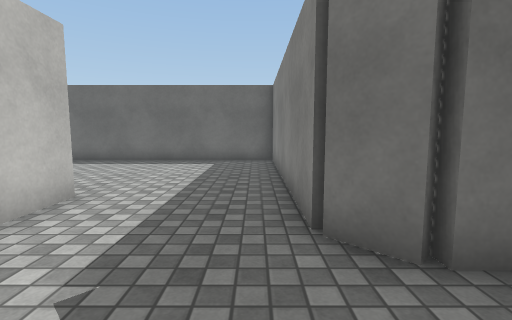
view 1 (above)

15 first-person views from a walk through a 3-D level made in the Unity game engine. The camera is 1.2 m above the floor, tilts 6° down and sees 85° across. The floor is counted in squares, 1 m on a side. Each view is taken from the middle of a square. On the plan, view 1 faces up. The plan holds only what a view shows up to about 13 squares ahead; the rest is blank. The place goes on beyond the plan. The player character is not drawn. Surface patterns are stand-ins for the level's own textures.

view 2
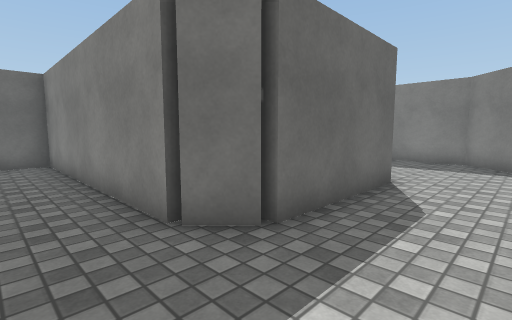

view 3
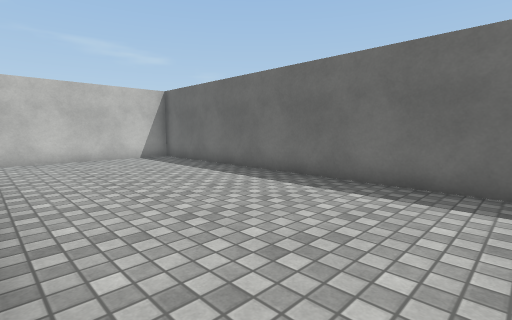

view 4
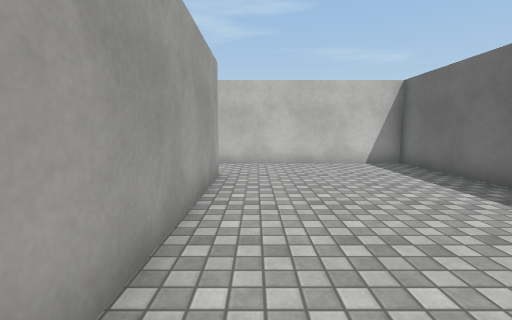

view 5
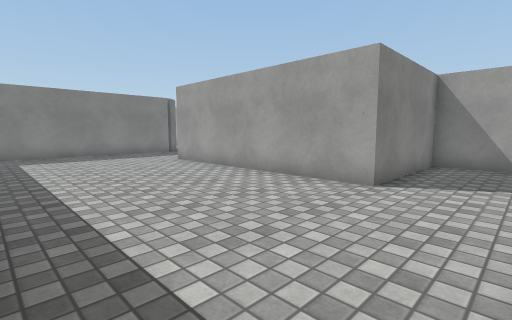

view 6
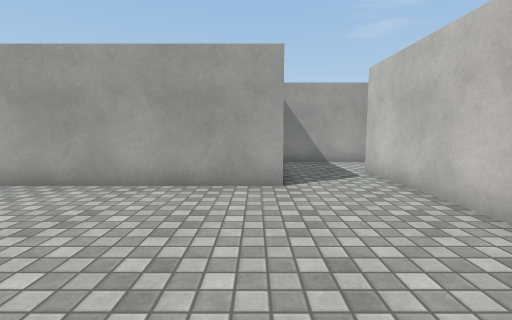

view 7
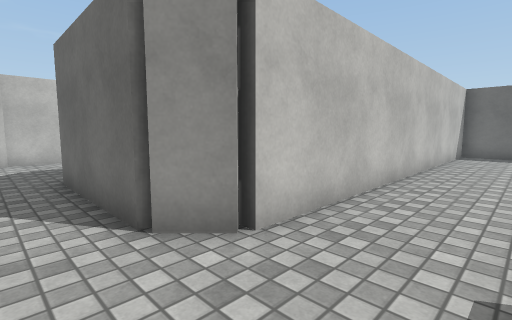

view 8
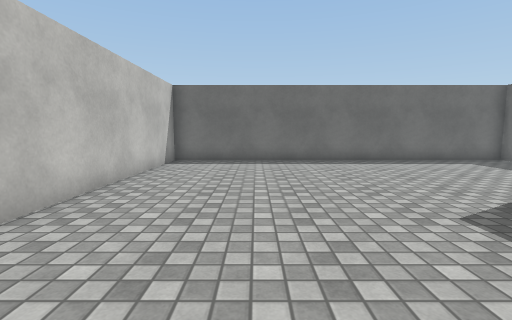

view 9
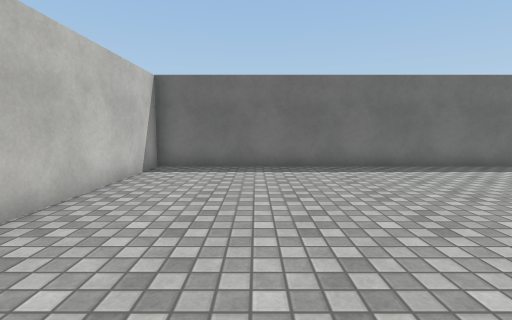

view 10
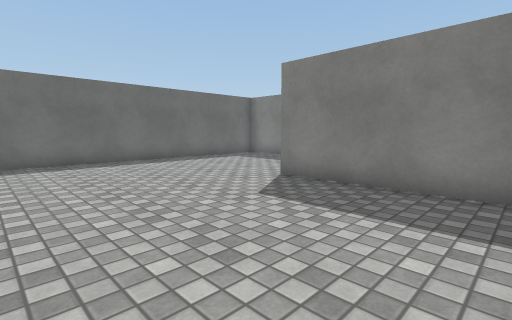

view 11
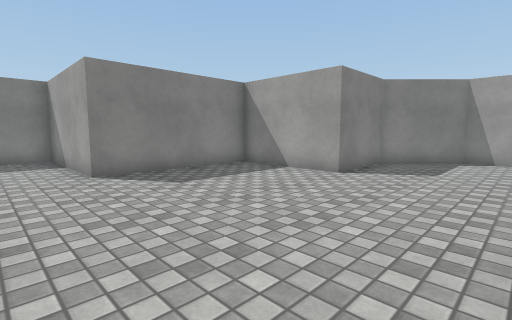

view 12
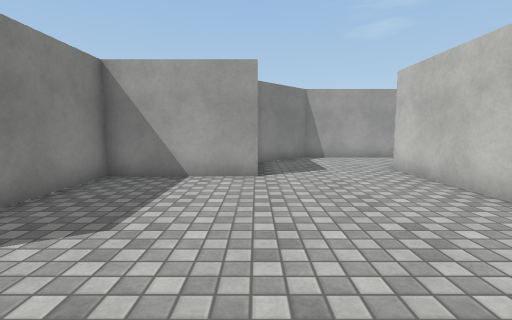

view 13
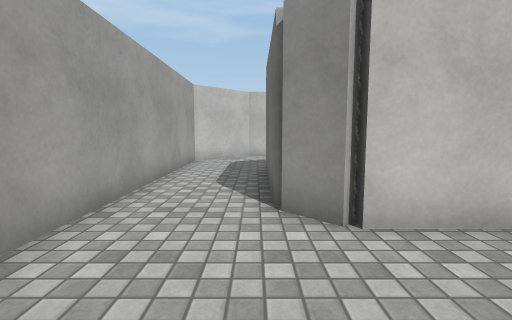

view 14
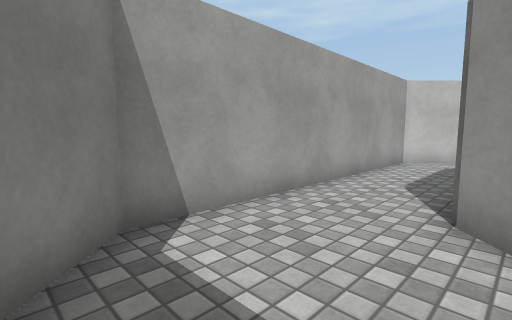

view 15
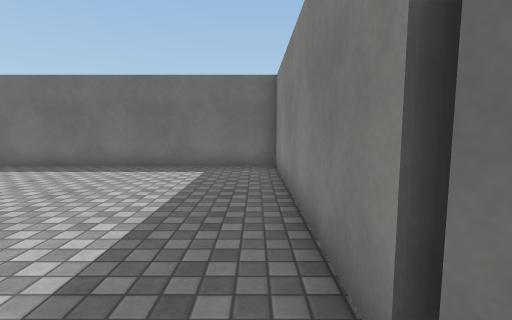

### Floor plan
Points are (right, up) in squares from view 1. A wall is a line through its corners. A room is listed if a view was taken in it or the views show most of it. See-through windows are left out.
Room 1 (views 1, 2, 3, 4, 5, 6, 7, 8, 9, 10, 11, 12, 13, 14, 15)
walls: (1.7, 2.6) (1.5, 2.4) (0.7, 3.2) (0.7, 11.3) (-14.3, 11.3) (-14.3, 2.6); (6.3, 3.4) (6.6, 3.1) (5.8, 2.3) (1.6, 2.3); (-15.2, 0.3) (-11.6, 0.3) (-11.6, 5) (-3.3, 5) (-3.3, 1.7) (-1.2, -0.4) (8.8, -0.4) (11, 1.7) (11, 4.7) (14.9, 4.7) (14.9, 10) (19.5, 10); (19.5, 16.3) (6.7, 16.3) (6.7, 3.2)

Where each view was taken, in squares from view 1:
view 1: 0 up, 0 right, facing up
view 2: 0 up, 1 left, facing up-right
view 3: 5 up, 2 left, facing up-left
view 4: 6 up, 4 left, facing left
view 5: 11 up, 14 left, facing down-right
view 6: 11 up, 11 left, facing down
view 7: 1 up, 9 right, facing up-left
view 8: 5 up, 10 right, facing up
view 9: 7 up, 10 right, facing up
view 10: 5 up, 9 right, facing up-right
view 11: 12 up, 7 right, facing down-right
view 12: 12 up, 11 right, facing down
view 13: 2 up, 10 right, facing left
view 14: 3 up, 10 right, facing down-left
view 15: 2 up, 0 right, facing up
